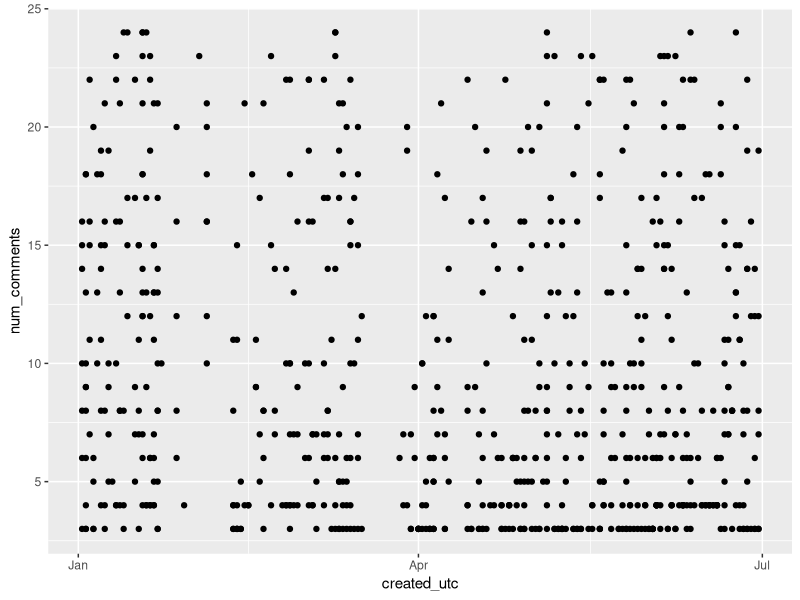
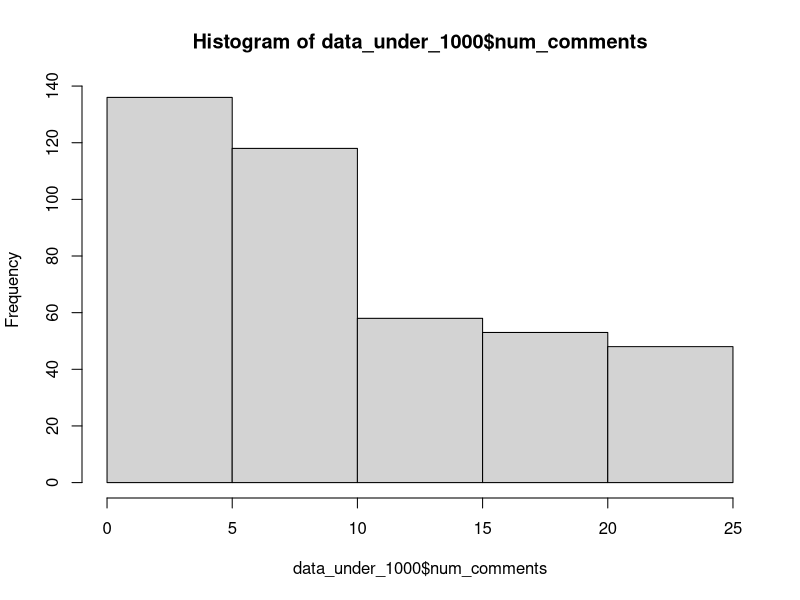
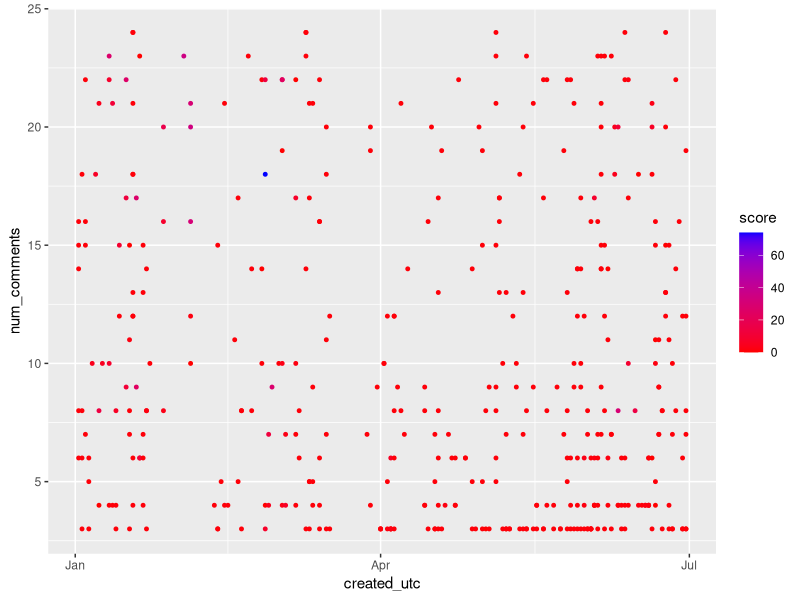

Recreate these plots in R, in order.
library(tidyverse)

data = read_csv("pushshift.csv")

data$created_utc = as.Date(as.POSIXct(data$created_utc, origin="1970-01-01"))

data = select(data, -c(d_,created))

ggplot(data = data, mapping = aes(x=created_utc, y = num_comments))+
  geom_point()



data = data[str_detect(data$url, "comments"),] #url ohne comment sind bilder/memes/videos
data = data %>% filter(data$num_comments > 2) ##weniger als 3 Kommentare entweder irrelvant, gelöscht oder Bot

dim(data)
Anzahl_Kommentare = sum(data$num_comments)
write.csv(data, "pushshift_clean.csv")
### cleaning hier fertig, aber anzahl der kommentare müssen reduziert werden
head(data)

data_under_1000 = data %>% filter(data$num_comments < 1000)
data_over_1000 =  data %>% filter(data$num_comments > 1000)

hist(data_under_1000$num_comments , breaks = 5)
sum(data_under_1000$num_comments)

ggplot(data = data_under_1000, mapping = aes(x = created_utc, y = num_comments, col = score)) + 
  geom_point(size = 1) +
  scale_color_gradient(low = "red", high ="blue")
